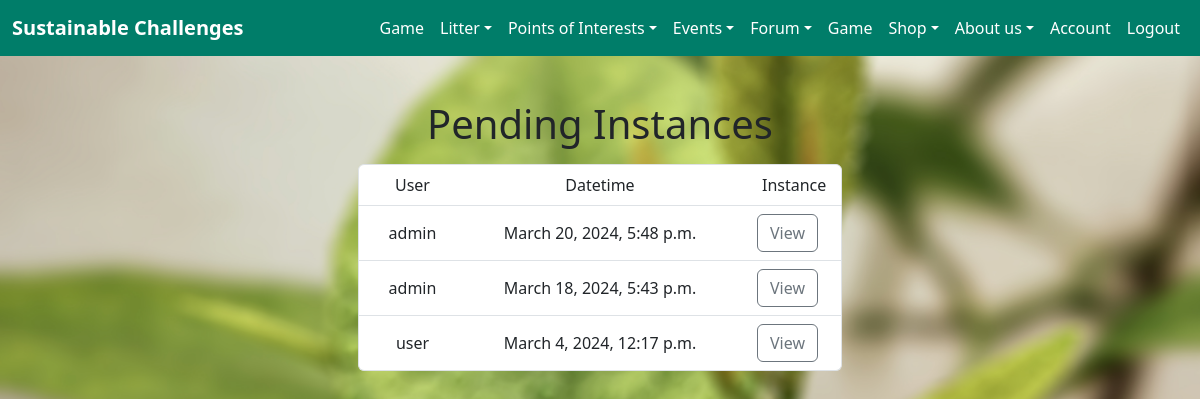
The page /litter/latest/ (signed in) on the database its author committed.
### sustainable_challenges/litter/models.py (models this page shows, shortened)
class LitterInstance(models.Model):
    user = models.ForeignKey(User, on_delete=models.CASCADE, verbose_name="User")
    lat = models.DecimalField("Latitude", default=0, decimal_places=7, max_digits=10)
    lon = models.DecimalField("Longitude", default=0, decimal_places=7, max_digits=10)
    img = models.ImageField("Image", null=True, blank=True, upload_to='images/litter/')
    datetime = models.DateTimeField("Date submitted")
    approved = models.IntegerField("Approval status", default=0)

### sustainable_challenges/authuser/models.py (models this page shows, shortened)
class User(AbstractBaseUser, PermissionsMixin):
    email = models.EmailField(unique=True)
    username = models.CharField(max_length=30, unique=True, default="")
    first_name = models.CharField(max_length=30, default="")
    last_name = models.CharField(max_length=30, default="")
    points = models.IntegerField(default=0)
    level = models.IntegerField(default=1)
    tasks_till_next = models.IntegerField(default=1)
    GAME_MANAGER = None
    is_active = models.BooleanField(default=True)
    is_superuser = models.BooleanField(default=False)
    is_staff = models.BooleanField(default=False)
    date_joined = models.DateTimeField(default=timezone.now)
    last_login = models.DateTimeField(blank=True, null=True)
    objects = CustomUserManager()
    USERNAME_FIELD = 'email'
    EMAIL_FIELD = 'email'
    REQUIRED_FIELDS = []
    groups = models.ManyToManyField(
        'auth.Group',
        related_name='user_groups',
        blank=True,
        verbose_name='groups',
        help_text='The groups this user belongs to. A user will get all permissions granted to these groups.',
    )
    user_permissions = models.ManyToManyField(
        'auth.Permission',
        related_name='user_permissions',
        blank=True,
        verbose_name='user permissions',
        help_text='Specific permissions for this user.',
        related_query_name='user',
    )
    class Meta:
        verbose_name = 'User'
        verbose_name_plural = 'Users'

### sustainable_challenges/litter/views.py (the view)
# urls.py: path("latest/", views.latest, name="latest"),
@login_required
def latest(request: HttpRequest) -> HttpResponse:
    if not request.user.is_staff:
        return HttpResponseForbidden()
    valid_instances = LitterInstance.objects.filter(approved=0).order_by("-datetime")
    return render(request, "litter/latest.html", {"latest_instance_list": valid_instances,
                                                  "is_staff": request.user.is_staff})

### sustainable_challenges/litter/templates/litter/latest.html
{%  extends "base.html" %}
{% block content %}
{% if is_staff %}
    {% if latest_instance_list %}
    <div class="row">
        <div class="col col-sm-12 text-center "><h1>Pending Instances</h1></div>
    </div>
    <div class="row justify-content-md-center">
        <ul class="col col-sm-12 list-group p-2 col-lg-5">
            <li class="list-group-item">
                <div class="container-fluid">
                    <div class="row">
                        <div class="col col-sm-2 col-md-2 text-center">User</div>
                        <div class="col col-sm-9 col-md-8 text-center">Datetime</div>
                        <div class="col col-sm-1 col-md-2 text-center">Instance</div>
                    </div>
                </div>
            </li>
            {% for instance in latest_instance_list %}
                <li class="list-group-item">
                    <div class="container-fluid">
                        <div class="row">
                            <div class="col col-sm-2 col-md-2 text-center d-flex align-items-center justify-content-center">{{instance.user.username}}</div>
                            <div class="col col-sm-9 col-md-8 text-center d-flex align-items-center justify-content-center">{{instance.datetime}}</div>
                            <div class="col col-sm-1 col-md-2 text-center d-flex align-items-center justify-content-center"><a role="button" class="btn btn-outline-secondary" href="{% url 'litter:instance' instance.id %}">View</a></div>
                        </div>
                    </div>
                </li>
            {% endfor %}
        </ul>
    </div>
    {% else %}
    <p>No instances are available.</p>
    {% endif %}
{% else %}
    <p>You do not have permission to view this data</p>
{% endif %}
{% endblock %}

### sustainable_challenges/home/static/style.css (style rules this page uses)
body { background-image: url(./melanfolia-HSr_FUzDH2w-unsplash-blur.jpg); width: 100%; height: 100%; background-size: cover; background-repeat: no-repeat; background-attachment: fixed; position: absolute; background-position-y: center; background-position-x: center; }

### rows shown on the page
LitterInstance: user.username "admin", datetime "March 20, 2024, 5:48 p.m."
LitterInstance: user.username "admin", datetime "March 18, 2024, 5:43 p.m."
LitterInstance: user.username "user", datetime "March 4, 2024, 12:17 p.m."
